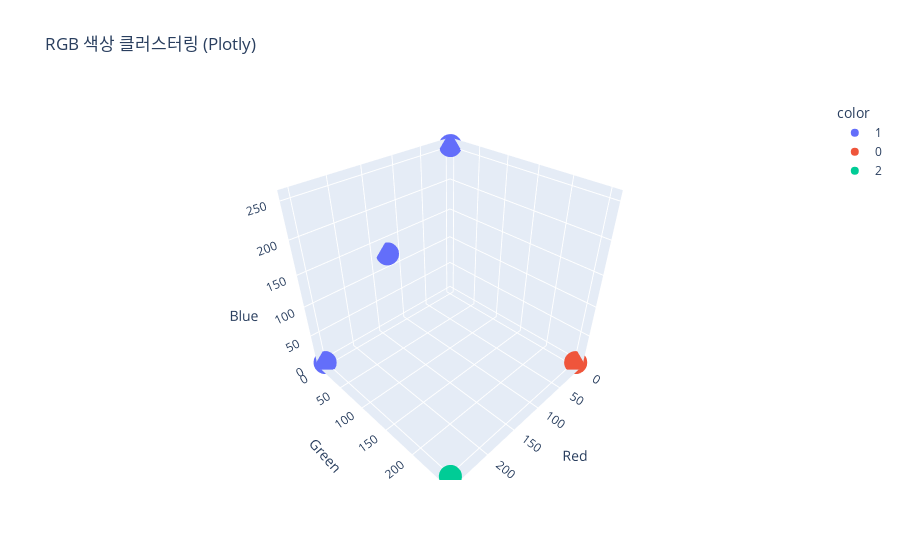

Source (notebook cell):
### Code cell
# Plotly를 이용한 3D 시각화
fig = px.scatter_3d(
    x=bottom_colors_array[:, 0],  # Red
    y=bottom_colors_array[:, 1],  # Green
    z=bottom_colors_array[:, 2],  # Blue
    color=labels_km.astype(str),  # 클러스터 레이블을 색상으로 사용 (문자열로 변환)
    labels={'x': 'Red', 'y': 'Green', 'z': 'Blue'},
    title='RGB 색상 클러스터링 (Plotly)'
)
fig.show()

### Figure 1 — Plotly figure (JSON) as saved in the notebook; plotly's stock layout.template omitted (floating-point values rounded to 4 significant figures)
{"data": [{"hovertemplate": "color=1<br>Red=%{x}<br>Green=%{y}<br>Blue=%{z}<extra></extra>", "legendgroup": "1", "marker": {"color": "#636efa", "symbol": "circle"}, "mode": "markers", "name": "1", "scene": "scene", "showlegend": true, "type": "scatter3d", "x": [255, 0, 128], "y": [0, 0, 0], "z": [0, 255, 128]}, {"hovertemplate": "color=0<br>Red=%{x}<br>Green=%{y}<br>Blue=%{z}<extra></extra>", "legendgroup": "0", "marker": {"color": "#EF553B", "symbol": "circle"}, "mode": "markers", "name": "0", "scene": "scene", "showlegend": true, "type": "scatter3d", "x": [0], "y": [255], "z": [0]}, {"hovertemplate": "color=2<br>Red=%{x}<br>Green=%{y}<br>Blue=%{z}<extra></extra>", "legendgroup": "2", "marker": {"color": "#00cc96", "symbol": "circle"}, "mode": "markers", "name": "2", "scene": "scene", "showlegend": true, "type": "scatter3d", "x": [255], "y": [255], "z": [0]}], "layout": {"legend": {"title": {"text": "color"}, "tracegroupgap": 0}, "scene": {"domain": {"x": [0, 1], "y": [0, 1]}, "xaxis": {"title": {"text": "Red"}}, "yaxis": {"title": {"text": "Green"}}, "zaxis": {"title": {"text": "Blue"}}}, "title": {"text": "RGB 색상 클러스터링 (Plotly)"}}}
